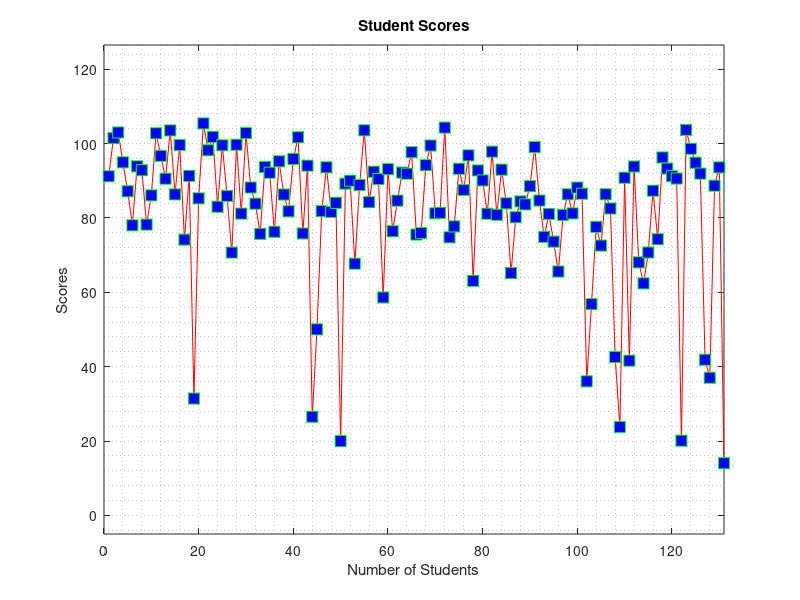
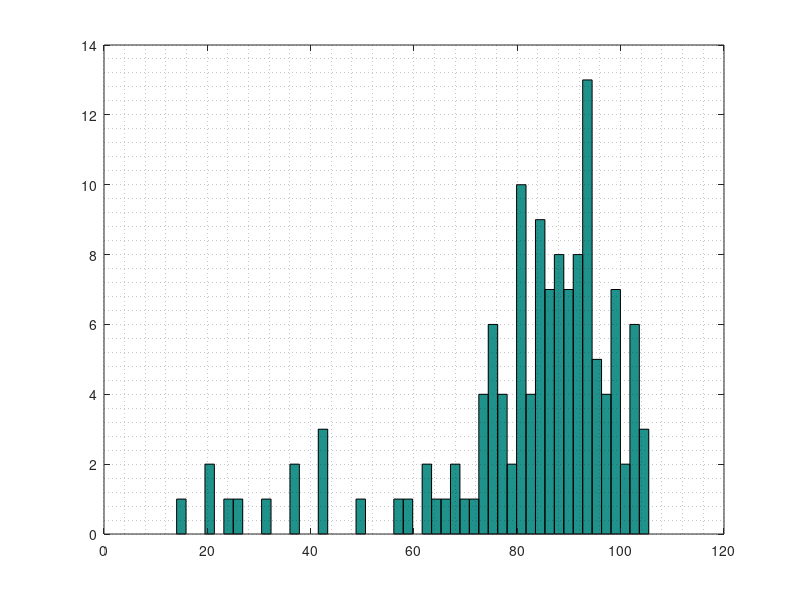
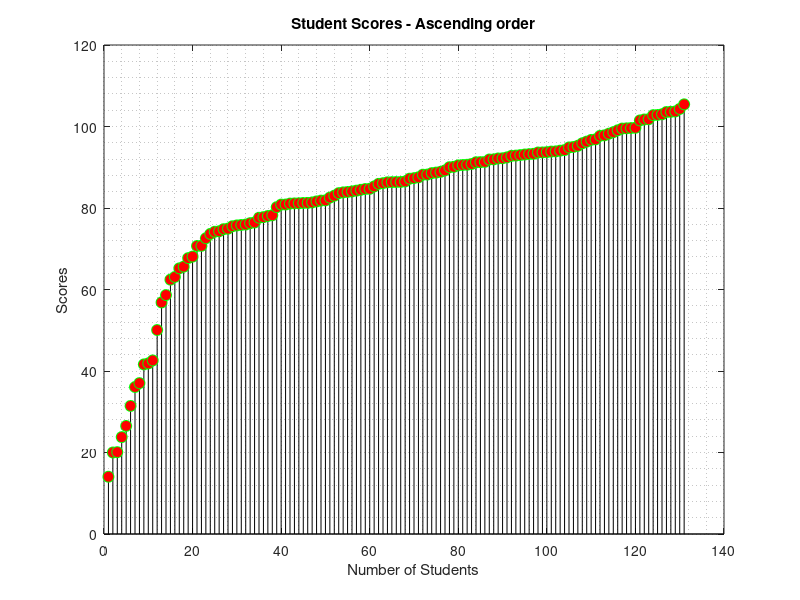
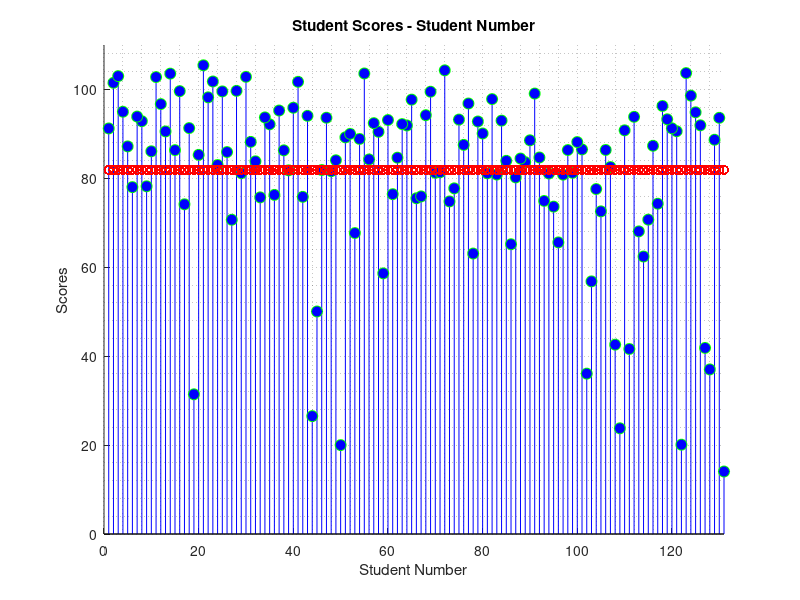

The MATLAB source for these figures, in order:
%
% file i/o
%
close all;
% clear all;
%
% Part B) Process Imported Data - final_scores_example.xlsm
%
% - right click on final_scores_example.xlsm and select Import Data
% - with your mouse select all rows and columns of data
% - then go to Output Type and select Numeric Matrix
% - lastly, click on Import Selection button
% - then in Workspace click on finalscoresexample matrix to display the data
%
% open in Workspace the matrix finalscoresexample and by hand
% change NaN with the number 0
%
% read file newdatafile.mat
% get size of matrix
%
load newdatafile
sizefse = size(finalscoresexample)
% 
% extract numbers in column 11
% display scores
%
col11 = finalscoresexample(:,11)
[r c] = size(col11)
figure(1);
%stem(col11,'rs-','MarkerFaceColor','b','MarkerSize',8,'MarkerEdgeColor','g');
plot(col11,'rs-','MarkerFaceColor','b','MarkerSize',8,'MarkerEdgeColor','g');
title('Student Scores');
xlabel('Number of Students');
ylabel('Scores');
axis([0 length(col11) -5 max(col11)*1.2]);
grid minor
%
% find mean
%
meanscores = mean(col11);
var_scores = var(col11);
std_scores = sqrt(var_scores);
meanL = ones(length(col11))*meanscores;
%
%
% do a histogram of scores using 30 bins
%
figure(2);
hist(col11,50)
grid minor;
%
% sort scores in ascending order
%
[scoresa, indexsa] = sort(col11)
%
% one way to sort scores in descending order
% [scoresd, indexsd] = sort(col11,'descend')
% flip the order of ascend sort
scoresd = scoresa(end:-1:1)
indexsd = indexsa(end:-1:1)
%
% display scores and location (index)
%
figure(3);
stem(scoresa,'k-o','MarkerFaceColor','r','MarkerSize',8,'MarkerEdgeColor','g');
title('Student Scores - Ascending order');
xlabel('Number of Students');
ylabel('Scores');
grid minor;
%
figure(4);
hold on;
stem(indexsa,scoresa,'b-o','MarkerFaceColor','b','MarkerSize',8,'MarkerEdgeColor','g');
title('Student Scores - Student Number');
xlabel('Student Number');
ylabel('Scores');
plot(meanL,'r:o');
axis([0 131 0 110])
grid minor;
%
spread_mean = col11 - meanscores;
%
figure(5);
hold on;
stem(spread_mean,'b-o','MarkerFaceColor','b','MarkerSize',8,'MarkerEdgeColor','g');
title('Student Scores - Student Number');
xlabel('Student Number');
ylabel('Scores from the Mean');
%plot(meanL,'r:o');
grid minor;
%
% find minimum and maximum scores and their index (location)
%
[maxs, maxi] = max(col11)
[mins, mini] = min(col11)
%
% find index (location) of students in ranges and the number
% of students in each range
% scores >= 90 - A
% scores >= 80 and less than 90 - B
% scores >= 70 and less than 80 - C
% scores >= 60 and less than 70 - D or less
%
% for 1D vectors gives location
%
% finds students with score > 90 - logical array
% 1 or T are > 90; 0 or F are < 90
% grabs True values
%
% finds students with their socred and grade
%
s90 = find(col11>=90);
ss90 = (col11 >= 90);
AS = length(s90)
S90 = ss90 .* col11;
%
s80_90 = find(col11>=80 & col11<90);
ss80_90 = (col11>=80 & col11<90);
BS = length(s80_90)
S80_90 = ss80_90 .* col11;
%
s70_80 = find(col11>=70 & col11<80);
ss70_80 = (col11>=70 & col11<80);
CS = length(s70_80)
S70_80 = ss70_80 .* col11;
%
s60_70 = find(col11>=60 & col11<70);
ss60 = (col11>=60 & col11<70);
DS = length(s60_70)
S60 = ss60 .* col11;
%
% for 2D matrices
%
%[i90,j90] = find(col11>90);
%[i80,j80] = find(col11>80 & col11<90);
%[i70,j70] = find(col11>70 & col11<80);
%[i60,j60] = find(col11>60 & col11<70);
%
figure(6)
data = [AS BS CS DS];
explode = [1 0 0 0 ];
pie(data, explode);
title('Final Grades');
legend('As','Bs','Cs','Ds','Location','Best');
%
disp('>>> END of arrays_final_scores_9b.m <<<')
